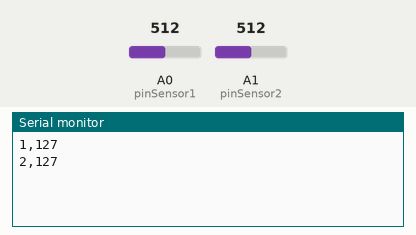
Recording of a sketch running on a simulated Arduino Uno, built with avr-gcc and run on an emulated ATmega328P. On the bench: the last lines printed to the serial monitor. Inputs (shaded band) come from the test bench; at power-on: A0 (pinSensor1) = 512, A1 (pinSensor2) = 512.

Above: at 2.8 s.
2.9 s: A0 (pinSensor1) set to 716
At 4.5 s:
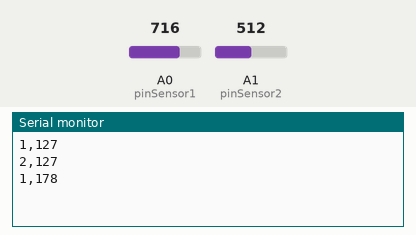
5.6 s: A1 (pinSensor2) set to 716
At 7.3 s:
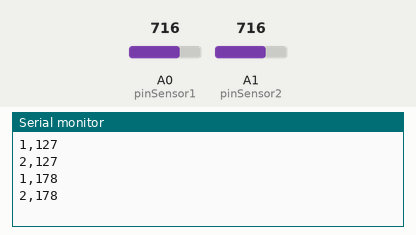
8.3 s: A0 (pinSensor1) set to 900
At 10.3 s:
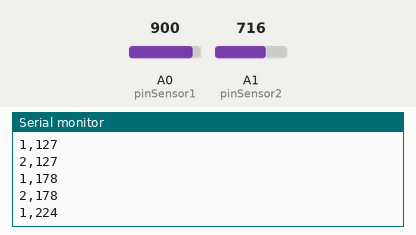
11.0 s: A1 (pinSensor2) set to 900
At 13.1 s:
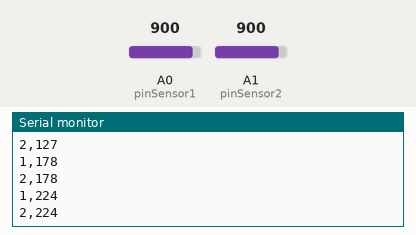
Timing chart, 0 to 14.6 s (numbered marks = the images above; inputs shaded):
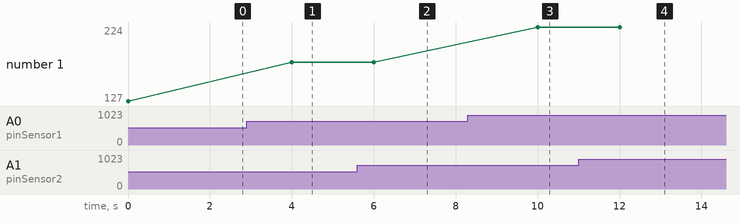

Measured:
- after the input at 2.9 s, the serial monitor: prints a new line after 1.1 s (image 1)
- after the input at 5.6 s, the serial monitor: prints a new line after 0.40 s (image 2)
- after the input at 8.3 s, the serial monitor: prints a new line after 1.7 s (image 3)
- after the input at 11.0 s, the serial monitor: prints a new line after 1.0 s (image 4)
- plotted number 1: 127 → 178 after the input at 2.9 s, 178 → 224 after the input at 8.3 s

The sketch:

sensor.ino
```cpp
//Sensor 1
const int idSensor1 = 1;
const int pinSensor1 = A0;
int lastValueSensor1 = 0;

//Sensor 2
const int idSensor2 = 2;
const int pinSensor2 = A1;
int lastValueSensor2 = 0;

long waitingTime = 2000;//Time to wait between each reading

void sendFrame(int numArduino, long value);
int readSendSensor(const int sensorId, const int pin, int lastValue);

void setup() {
  pinMode(pinSensor1, INPUT);
  pinMode(pinSensor2, INPUT);
  Serial.begin(9600);
}

void loop() {
  lastValueSensor1 = readSendSensor(idSensor1, pinSensor1, lastValueSensor1);
  lastValueSensor2 = readSendSensor(idSensor2, pinSensor2, lastValueSensor2);
  delay(waitingTime);
}

//Read the value and send over serial
int readSendSensor(const int sensorId, const int pin, int lastValue) {
  int sensorValue = 0;

  sensorValue = analogRead(pin);
  sensorValue = map(sensorValue, 0, 1023, 0, 255);

  //Check if value has changed
  if(sensorValue != lastValue) {
    sendFrame(sensorId, sensorValue);
  }

  return sensorValue;
}

void sendFrame(int numArduino, long value){
  //Create the string to send
  String outputString = "";
  outputString += numArduino;
  outputString += ",";
  outputString += value;
  //Send data over Serial
  Serial.println(outputString);
}
```
